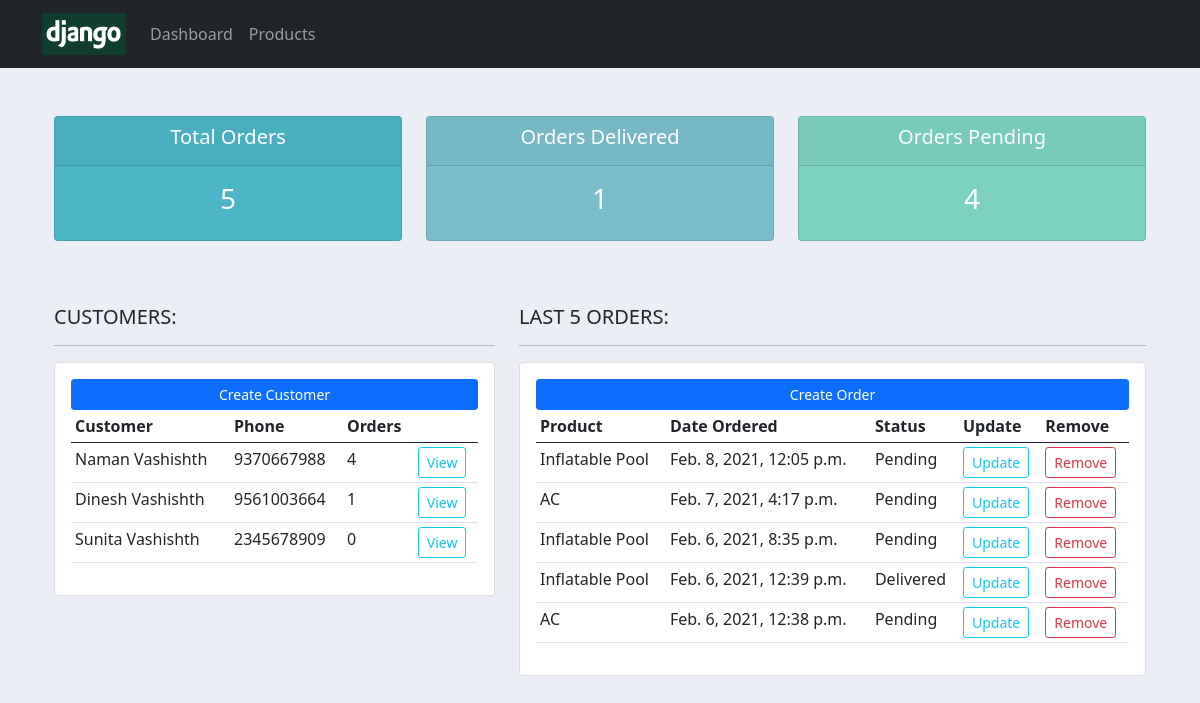
The page / on the database its author committed.
### accounts/models.py (models this page shows, shortened)
class Customer(models.Model):
    name = models.CharField(max_length=200, null=True)
    phone = models.CharField(max_length=10, null=True)
    email = models.EmailField(max_length=100, null=True)
    date_created = models.DateTimeField(auto_now_add=True, null=True)

class Orders(models.Model):
    STATUS = (
        ('Pending', 'Pending'),
        ('Out For Delivery', 'Out For Delivery'),
        ('Delivered', 'Delivered'),
    )
    customer = models.ForeignKey(
        Customer, on_delete=models.SET_NULL, null=True)
    product = models.ForeignKey(Product, on_delete=models.SET_NULL, null=True)
    date_created = models.DateTimeField(auto_now_add=True, null=True)
    status = models.CharField(max_length=100, null=True, choices=STATUS)
    class Meta:
        verbose_name_plural = 'Orders'
        verbose_name = 'Order'

class Product(models.Model):
    CATEGORY = (
        ('Indoor', 'Indoor'),
        ('Outdoor', 'Outdoor'),
    )
    name = models.CharField(max_length=200, null=True)
    price = models.FloatField(max_length=10, null=True)
    category = models.CharField(max_length=100, null=True, choices=CATEGORY)
    description = models.TextField(max_length=1000, null=True, blank=True)
    tags = models.ManyToManyField(Tag)
    date_created = models.DateTimeField(auto_now_add=True, null=True)

### accounts/views.py (the view)
# urls.py: path('', views.index, name='index'),
def index(request):
    orders = Orders.objects.all().order_by('-id')
    customers = Customer.objects.all()
    total_orders = orders.count()
    pending_orders = orders.filter(status='Pending').count()
    delivered_orders = orders.filter(status='Delivered').count()
    template = 'accounts/dashboard.html'
    context = {
        'orders': orders,
        'total_orders': total_orders,
        'pending_orders': pending_orders,
        'delivered_orders': delivered_orders,
        'customers': customers,
    }
    return render(request, template, context)

### accounts/templates/accounts/dashboard.html
{% extends 'base.html' %}{% block content %} {% include 'accounts/status.html'%}
<div class="row mt-5" id="test">
  <div class="col-md-5">
    <h5>CUSTOMERS:</h5>
    <hr />
    <div class="card card-body">
      <a href="{% url 'accounts:create_customer' %}" class="btn btn-primary btn-sm btn-block">Create Customer</a>
      <table class="table table-sm">
        <tr>
          <th>Customer</th>
          <th>Phone</th>
          <th>Orders</th>
          <th></th>
        </tr>
        <tbody>
          {% for customer in customers %}
          <tr>
            <td>{{ customer.name }}</td>
            <td>{{ customer.phone }}</td>
            <td>{{ customer.orders_set.count }}</td>
            <td><a href="{% url 'accounts:customer' customer.id %}" class="btn btn-sm btn-outline-info">View</td>
          </tr>
          {% endfor %}
        </tbody>
      </table>
    </div>
  </div>
  <div class="col-md-7">
    <h5>LAST 5 ORDERS:</h5>
    <hr />
    <div class="card card-body">
      <a href="{% url 'accounts:create_order' %}" class="btn btn-primary btn-sm btn-block">Create Order</a>
      <table class="table table-sm">
        <tr>
          <th>Product</th>
          <th>Date Ordered</th>
          <th>Status</th>
          <th>Update</th>
          <th>Remove</th>
        </tr>
        <tbody>
          {% for order in orders %}
          <tr>
            <td>{{ order.product.name }}</td>
            <td>{{ order.date_created }}</td>
            <td>{{ order.status }}</td>
            <td><a href="{% url 'accounts:update_order' order.id %}" class="btn btn-sm btn-outline-info">Update</a></td>
            <td><a href="{% url 'accounts:delete_order' order.id %}" class="btn btn-sm btn-outline-danger">Remove</a></td>
          </tr>
          {% endfor %}
        </tbody>
      </table>
    </div>
  </div>
</div>
{% endblock %}

### accounts/templates/base.html (shortened to what this page needs)
{% load static %}
<!DOCTYPE html>
<html>
  <head>
    <link
      href="https://cdn.jsdelivr.net/npm/bootstrap@5.0.0-beta1/dist/css/bootstrap.min.css"
      rel="stylesheet"
    />
    <link rel="stylesheet" href="{% static "css/index.css" %}" />
  </head>
  <body>
    {% include 'navbar.html' %} <div class="container"> {% block content %}{% endblock %} </div>
  </body>
</html>

### accounts/templates/navbar.html (shortened to what this page needs)
{% load static %}
<nav class="navbar navbar-expand-lg navbar-dark bg-dark mb-5">
  <div class="container">
    <a class="navbar-brand" href="{% url 'accounts:index' %}"
      ><img src="{% static 'images/logo.png' %}" style="width: 84px; height: 42px"
    /></a>
    <div class="collapse navbar-collapse" id="navbarNav">
      <ul class="navbar-nav">
        <li class="nav-item">
          <a class="nav-link" aria-current="page" href="{% url 'accounts:index' %}">Dashboard</a>
        </li>
        <li class="nav-item">
          <a class="nav-link" href="{% url 'accounts:products' %}">Products</a>
        </li>
      </ul>
    </div>
  </div>
</nav>

### accounts/templates/accounts/status.html
<div class="row">
  <div class="col">
    <div class="col-md">
      <div class="card text-center text-white mb-3" id="total-orders">
        <div class="card-header">
          <h5 class="card-title">Total Orders</h5>
        </div>
        <div class="card-body">
          <h3 class="card-title">{{ total_orders }}</h3>
        </div>
      </div>
    </div>
  </div>
  <div class="col">
    <div class="col-md">
      <div class="card text-center text-white mb-3" id="orders-delivered">
        <div class="card-header">
          <h5 class="card-title">Orders Delivered</h5>
        </div>
        <div class="card-body">
          <h3 class="card-title">{{ delivered_orders }}</h3>
        </div>
      </div>
    </div>
  </div>
  <div class="col">
    <div class="col-md">
      <div class="card text-center text-white mb-3" id="orders-pending">
        <div class="card-header">
          <h5 class="card-title">Orders Pending</h5>
        </div>
        <div class="card-body">
          <h3 class="card-title">{{ pending_orders }}</h3>
        </div>
      </div>
    </div>
  </div>
</div>

### accounts/static/css/index.css (style rules this page uses)
body { background-color: #ebeff5; }
.row { margin: auto; }
#total-orders { background-color: #4cb4c7; }
#orders-delivered { background-color: #7abecc; }
#orders-pending { background-color: #7cd1c0; }

### rows shown on the page
Customer: name "Naman Vashishth", phone "9370667988", orders_set.count "4"
Customer: name "Dinesh Vashishth", phone "9561003664", orders_set.count "1"
Customer: name "Sunita Vashishth", phone "2345678909", orders_set.count "0"
Orders: product.name "Inflatable Pool", date_created "Feb. 8, 2021, 12:05 p.m.", status "Pending"
Orders: product.name "AC", date_created "Feb. 7, 2021, 4:17 p.m.", status "Pending"
Orders: product.name "Inflatable Pool", date_created "Feb. 6, 2021, 8:35 p.m.", status "Pending"
Orders: product.name "Inflatable Pool", date_created "Feb. 6, 2021, 12:39 p.m.", status "Delivered"
Orders: product.name "AC", date_created "Feb. 6, 2021, 12:38 p.m.", status "Pending"

### other values the page prints
{{ total_orders }} "5"
{{ delivered_orders }} "1"
{{ pending_orders }} "4"
